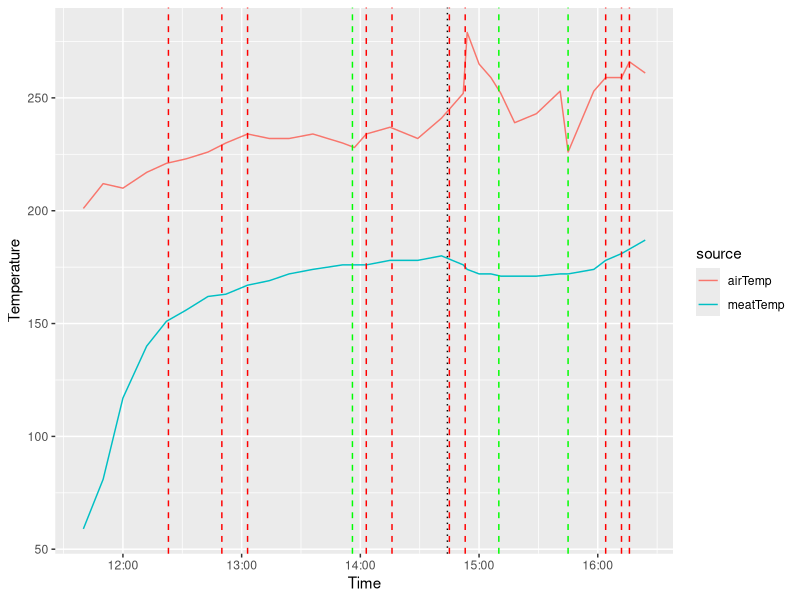

Write R code to recreate this figure.
## ---- chunk 1
library(ggplot2)
library(dplyr)
library(tidyr)

time=c('11:40','11:50','12:00','12:12','12:22','12:32','12:43','12:52','13:03','13:14','13:24','13:36','13:51','13:57','14:03','14:15','14:29','14:41',"14:52","14:54",'15:00','15:06','15:11','15:18','15:29','15:41','15:45','15:58','16:04','16:12','16:16','16:24')
meatTemp=c(59,81,117,140,151,156,162,163,167,169,172,174,176,176,176,178,178,180,176,174,172,172,171,171,171,172,172,174,178,181,183,187)
airTemp=c(201,212,210,217,221,223,226,230,234,232,232,234,230,228,234,237,232,241,252,279,265,259,252,239,243,253,226,253,259,259,266,261)

hm=as.POSIXct(strptime(time, '%H:%M',tz='GMT')) 
df=data.frame(meatTemp,airTemp,hm) %>%
  gather(source,temp,-hm)
p=ggplot(df,aes(hm,temp,color=source)) + 
  geom_line() + 
  ylab('Temperature') +
  xlab('Time') 

# add horizontal lines for vent adjustments
reductions=c('12:23','12:50','13:03','14:03','14:16','14:45','14:53','16:04','16:12','16:16')
for (t in reductions){
  p = p + geom_vline(xintercept = as.POSIXct(strptime(t, '%H:%M',tz='GMT')) ,linetype='dashed',size=0.5,color='red')
}
increases=c('13:56','15:10','15:45')
for (t in increases){
  p = p + geom_vline(xintercept = as.POSIXct(strptime(t, '%H:%M',tz='GMT')) ,linetype='dashed',size=0.5,color='green')
}
checking=c('14:44')
for (t in checking){
  p = p + geom_vline(xintercept = as.POSIXct(strptime(t, '%H:%M',tz='GMT')) ,linetype='dotted',size=0.5,color='black')
}

print(p) 
